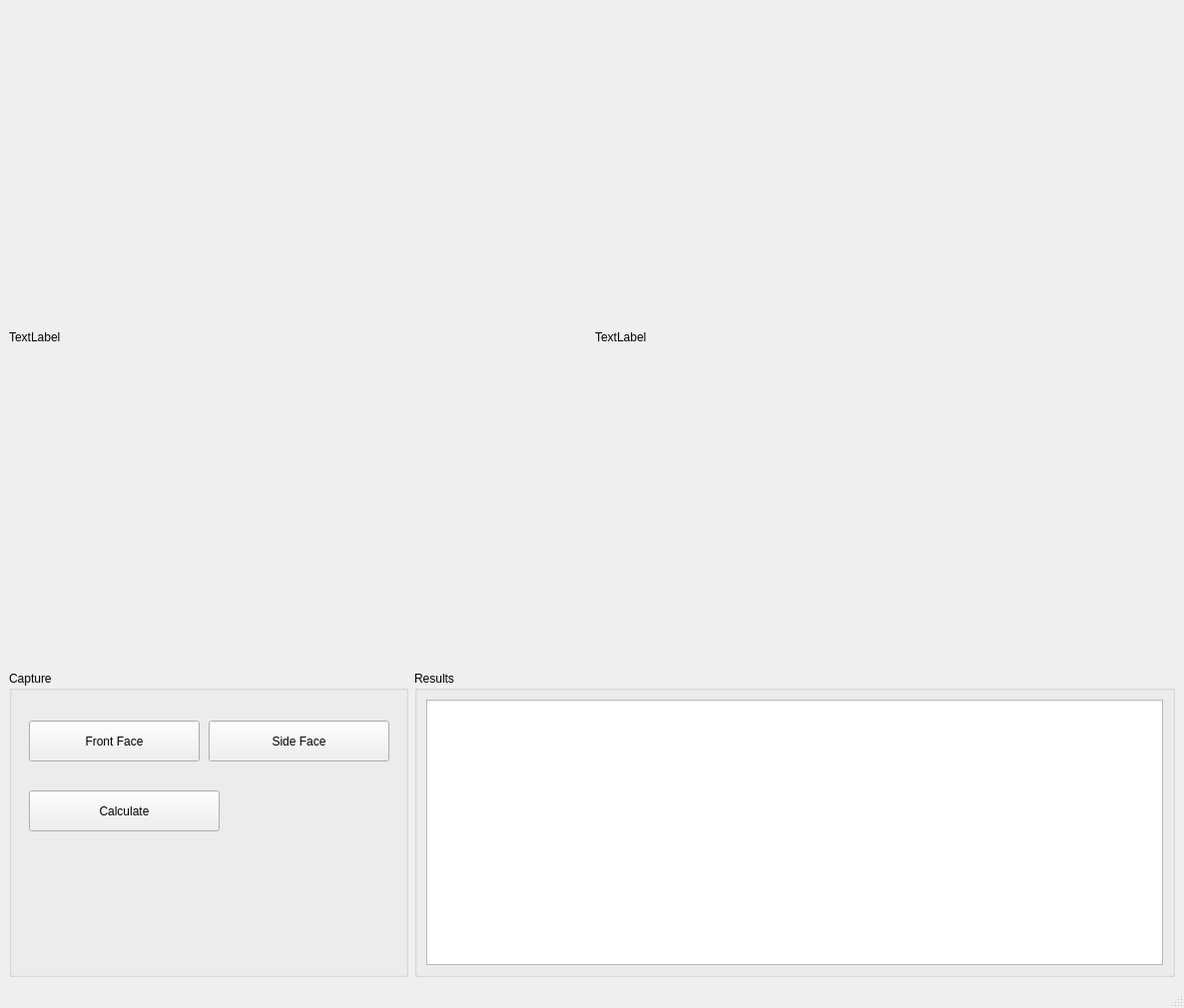
<?xml version="1.0" encoding="UTF-8"?>
<ui version="4.0">
 <class>MainWindow</class>
 <widget class="QMainWindow" name="MainWindow">
  <property name="geometry">
   <rect>
    <x>0</x>
    <y>0</y>
    <width>1186</width>
    <height>1010</height>
   </rect>
  </property>
  <property name="windowTitle">
   <string>MainWindow</string>
  </property>
  <widget class="QWidget" name="centralwidget">
   <layout class="QGridLayout" name="gridLayout">
    <item row="1" column="0">
     <layout class="QGridLayout" name="gridLayout_2">
      <item row="0" column="1">
       <widget class="QGroupBox" name="groupBox_3">
        <property name="sizePolicy">
         <sizepolicy hsizetype="Preferred" vsizetype="Preferred">
          <horstretch>1</horstretch>
          <verstretch>0</verstretch>
         </sizepolicy>
        </property>
        <property name="title">
         <string>Results</string>
        </property>
        <layout class="QHBoxLayout" name="horizontalLayout_3">
         <item>
          <widget class="QTextEdit" name="textEdit"/>
         </item>
        </layout>
       </widget>
      </item>
      <item row="0" column="0">
       <widget class="QGroupBox" name="groupBox_2">
        <property name="sizePolicy">
         <sizepolicy hsizetype="MinimumExpanding" vsizetype="Preferred">
          <horstretch>0</horstretch>
          <verstretch>0</verstretch>
         </sizepolicy>
        </property>
        <property name="minimumSize">
         <size>
          <width>400</width>
          <height>0</height>
         </size>
        </property>
        <property name="title">
         <string>Capture</string>
        </property>
        <widget class="QPushButton" name="btn_capture_front">
         <property name="geometry">
          <rect>
           <x>20</x>
           <y>50</y>
           <width>171</width>
           <height>41</height>
          </rect>
         </property>
         <property name="text">
          <string>Front Face</string>
         </property>
        </widget>
        <widget class="QPushButton" name="btn_calculate">
         <property name="geometry">
          <rect>
           <x>20</x>
           <y>120</y>
           <width>191</width>
           <height>41</height>
          </rect>
         </property>
         <property name="text">
          <string>Calculate</string>
         </property>
        </widget>
        <widget class="QPushButton" name="btn_capture_side">
         <property name="geometry">
          <rect>
           <x>200</x>
           <y>50</y>
           <width>181</width>
           <height>41</height>
          </rect>
         </property>
         <property name="text">
          <string>Side Face</string>
         </property>
        </widget>
       </widget>
      </item>
     </layout>
    </item>
    <item row="0" column="0">
     <layout class="QHBoxLayout" name="horizontalLayout">
      <item>
       <widget class="QLabel" name="lbl_cam_front">
        <property name="minimumSize">
         <size>
          <width>580</width>
          <height>657</height>
         </size>
        </property>
        <property name="text">
         <string>TextLabel</string>
        </property>
       </widget>
      </item>
      <item>
       <widget class="QLabel" name="lbl_cam_side">
        <property name="minimumSize">
         <size>
          <width>580</width>
          <height>657</height>
         </size>
        </property>
        <property name="text">
         <string>TextLabel</string>
        </property>
       </widget>
      </item>
     </layout>
    </item>
   </layout>
  </widget>
  <widget class="QStatusBar" name="statusbar"/>
 </widget>
 <resources/>
 <connections/>
</ui>
